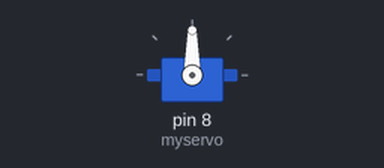
Bench run of a sketch on a simulated Arduino Uno, built with avr-gcc and run on an emulated ATmega328P. Shown: servo.

Above: at 0.05 s.
At 3.05 s:
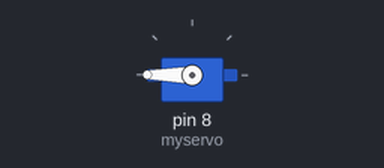
At 5.0 s:
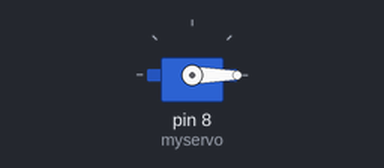
Timing chart, 0 to 6.5 s (numbered marks = the images above):
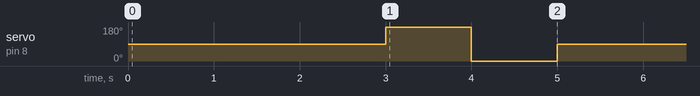

The sketch:

sketch_servo_test01.ino
```cpp
#include <Servo.h>

Servo myservo;  // create servo object to control a servo

void setup() {
  // put your setup code here, to run once:
  myservo.attach(8);

}

void loop() {
  // put your main code here, to run repeatedly:
  myservo.write(90);
  delay(3000);
  myservo.write(180);
  delay(1000);
  myservo.write(0);
  delay(1000);
}
```

Measured:
- by itself, servo on pin 8 (myservo): repeats every 5.0 s: 0° 1.0 s, 90° 3.0 s, 180° 1.0 s
